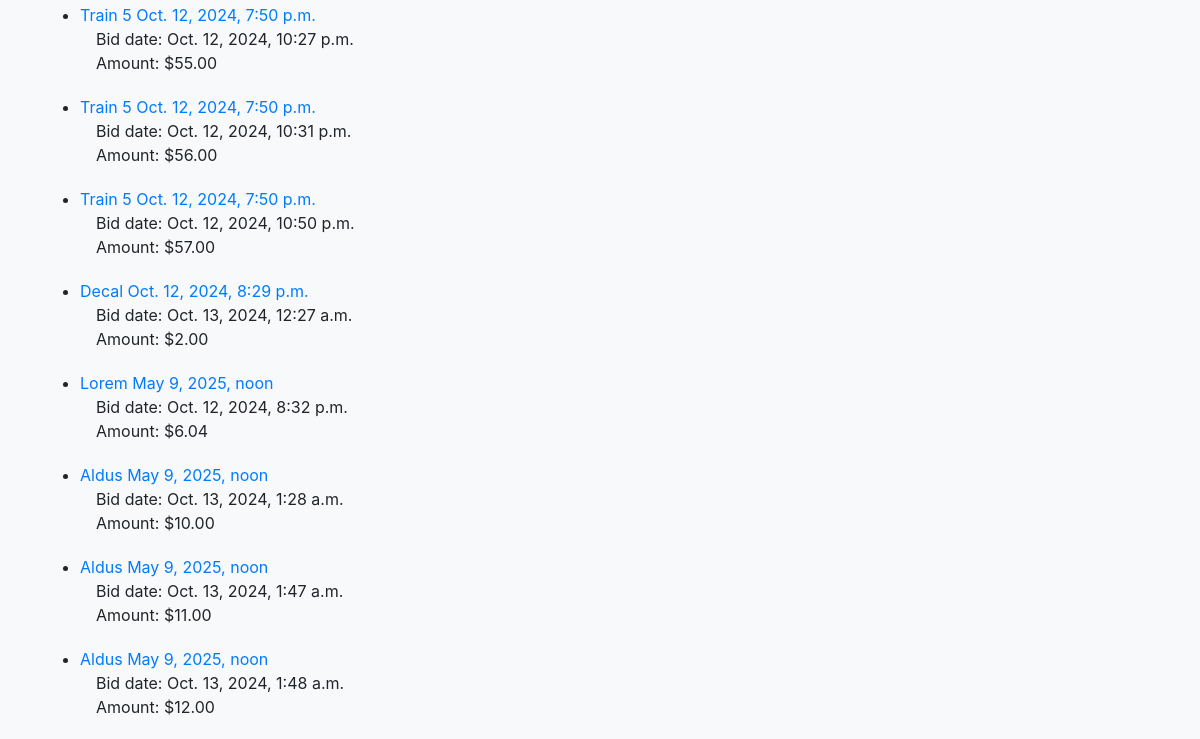
The app's page /bids/ (signed in, lower part), older data.
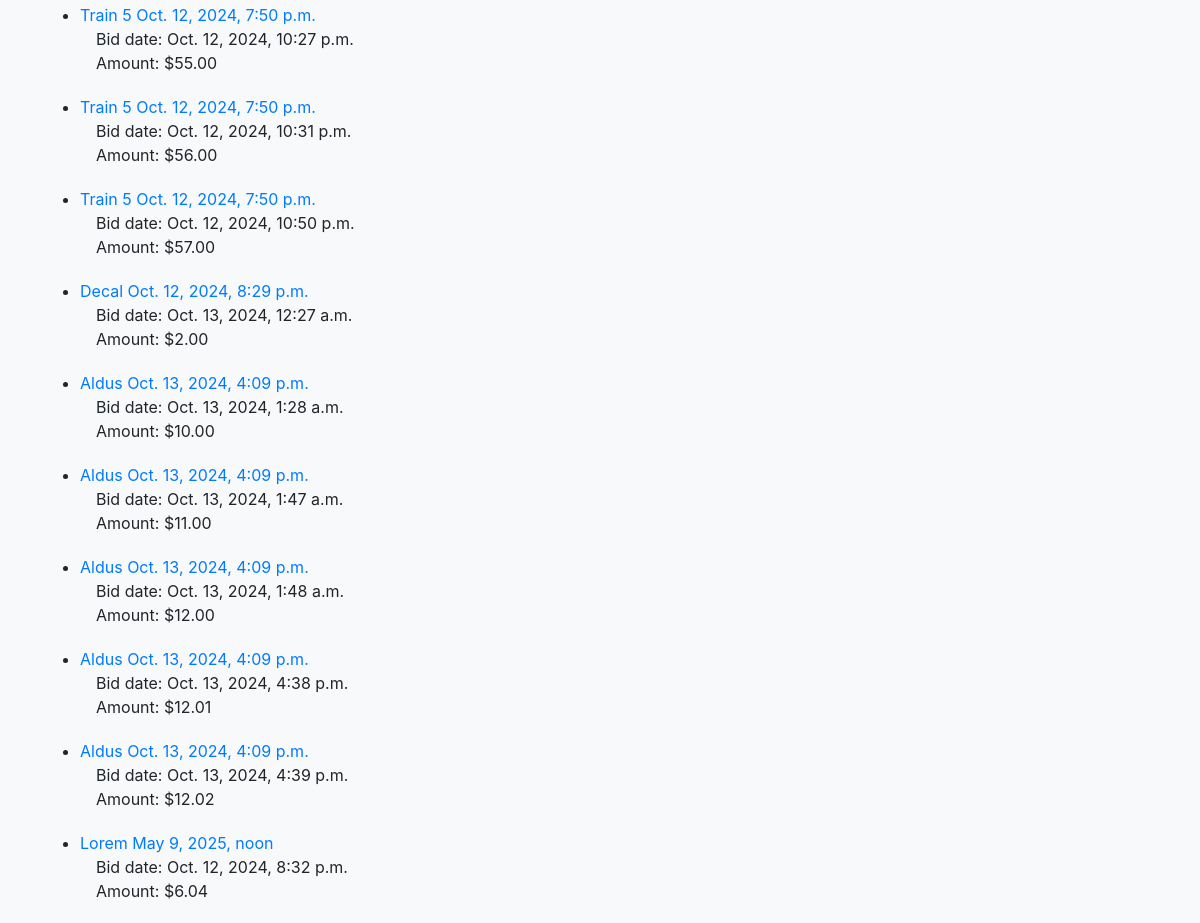
The same page, newer data.
### auctions/models.py (models this page shows, shortened)
class Bid(models.Model):
    timestamp = models.DateTimeField(auto_now_add=True)
    user = models.ForeignKey(User, on_delete=models.CASCADE, related_name="bids")
    listing = models.ForeignKey(
        Auction_Listing, on_delete=models.PROTECT, related_name="bids"
    )
    amount = models.DecimalField(max_digits=10, decimal_places=2)

class Auction_Listing(models.Model):
    category = models.ForeignKey(
        Category, on_delete=models.PROTECT, related_name="listings"
    )
    title = models.CharField(max_length=25)
    description = models.TextField()
    image = models.FileField(
        upload_to="media/", blank=False, default="media/placeholder.jpg"
    )
    quantity = models.IntegerField()
    price = models.DecimalField(max_digits=10, decimal_places=2)
    current_bid = models.ForeignKey(
        "Bid", on_delete=models.PROTECT, related_name="listings", null=True, blank=True
    )
    seller = models.ForeignKey(User, on_delete=models.CASCADE, related_name="listings")
    timestamp = models.DateTimeField(auto_now_add=True)
    closing_time = models.DateTimeField(blank=False)
    is_open = models.BooleanField(default=True)
    comment = models.ForeignKey(
        "Comment",
        on_delete=models.SET_NULL,
        default=None,
        null=True,
        blank=True,
        related_name="comments",
    )

### auctions/views.py (the view)
# urls.py: path("bids/", views.bids, name="bids"),
def bids(request):
    if request.user.is_authenticated:
        bids = Bid.objects.filter(user=request.user).order_by("listing__closing_time")
        message = ""
        if not bids.exists():
            message = "You have not bid on any listings yet."
        return render(request, "auctions/bids.html", {"bids": bids, "message": message})

### auctions/templates/auctions/bids.html (shortened to what this page needs)
{% extends "auctions/layout.html" %} {% block body %}
<div>
  {% if user.is_authenticated %}
  <ul>
    {% for bid in bids %}
    <li>
      <div>
        <a href="{% url 'listing_detail' bid.listing.id %}"
          >{{ bid.listing.title }} {{ bid.listing.closing_time }}</a
        >
      </div>
      <div id="list">
        &emsp;Bid date: {{ bid.timestamp }}<br />&emsp;Amount: ${{ bid.amount }}
      </div>
    </li>
    {% endfor %}
  </ul>
  {% endif %}
</div>
{% endblock %}

Row changes from the older to the newer data that the page shows:
changed through a linked row, Bid "Oct. 13, 2024, 1:28 a.m.": listing.closing_time "May 9, 2025, noon" → "Oct. 13, 2024, 4:09 p.m."
changed through a linked row, Bid "Oct. 13, 2024, 1:47 a.m.": listing.closing_time "May 9, 2025, noon" → "Oct. 13, 2024, 4:09 p.m."
changed through a linked row, Bid "Oct. 13, 2024, 1:48 a.m.": listing.closing_time "May 9, 2025, noon" → "Oct. 13, 2024, 4:09 p.m."
added Bid: listing "Aldus", listing.closing_time "Oct. 13, 2024, 4:09 p.m.", timestamp "Oct. 13, 2024, 4:38 p.m.", amount "12.01"
added Bid: listing "Aldus", listing.closing_time "Oct. 13, 2024, 4:09 p.m.", timestamp "Oct. 13, 2024, 4:39 p.m.", amount "12.02"
shown differently, row unchanged: Bid "Oct. 12, 2024, 8:32 p.m.": moves down the list
